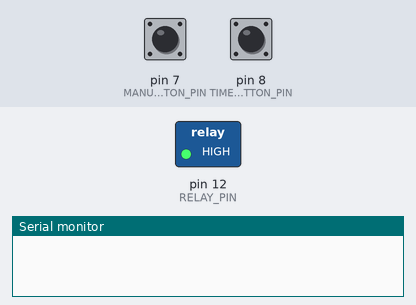
Simulated run of this sketch. Board: Arduino Uno, built with avr-gcc and run on an emulated ATmega328P. Parts: switched loads named in the sketch (green lamp = pin HIGH), the last lines printed to the serial monitor. Inputs (shaded band) come from the test bench; at power-on: pin 7 (MANUAL_BUTTON_PIN) LOW, pin 8 (TIMER_BUTTON_PIN) LOW.

Above: at 1.2 s.
1.3 s: pin 7 (MANUAL_BUTTON_PIN) pulled HIGH for 0.15 s
At 2.5 s:
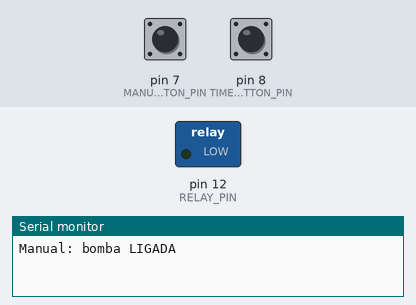
2.9 s: pin 7 (MANUAL_BUTTON_PIN) pulled HIGH for 1 s
At 3.9 s:
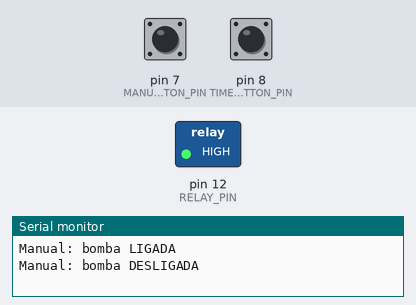
5.4 s: pin 8 (TIMER_BUTTON_PIN) pulled HIGH for 0.15 s
At 5.8 s:
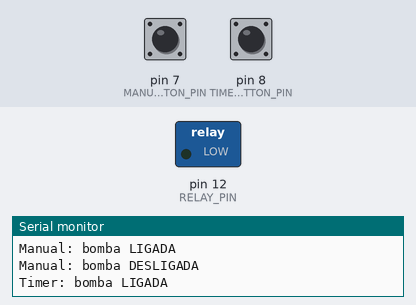
7.0 s: pin 8 (TIMER_BUTTON_PIN) pulled HIGH for 1 s
At 8.2 s:
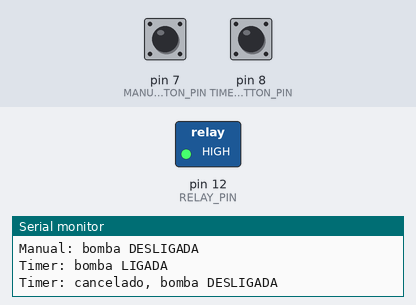
9.5 s: pin 8 (TIMER_BUTTON_PIN) pulled HIGH for 3.2 s
At 10.2 s:
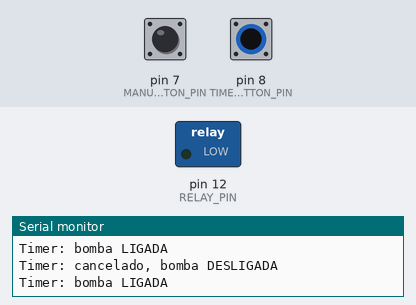
Timing chart, 0 to 12.5 s (numbered marks = the images above; inputs shaded):
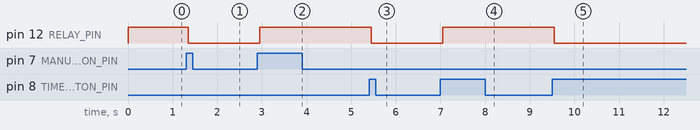

The sketch:

PumpTimer.ino
```cpp
// Timer para bomba d'água com modo manual
// Botão TIMER : inicia o timer; apertar de novo durante a contagem cancela.
// Botão MANUAL: liga a bomba até ser apertado de novo.
// Enquanto o modo manual estiver ativo, o botão do timer é ignorado.
// Os botões enviam HIGH quando pressionados (precisam de pull-down).

#define TIMER_BUTTON_PIN  8
#define MANUAL_BUTTON_PIN 7
#define RELAY_PIN         12

// Módulos relé comuns são ativos em nível baixo (LOW = liga).
// Se o seu for ativo em alto, mude para false.
const bool RELAY_ACTIVE_LOW = true;

const unsigned long PUMP_DURATION_MS = 30UL * 60UL * 1000UL; // 30 minutos
const unsigned long DEBOUNCE_MS = 50;

// Modos: 0 = desligado, 1 = timer, 2 = manual
#define MODE_OFF    0
#define MODE_TIMER  1
#define MODE_MANUAL 2

int mode = MODE_OFF;
unsigned long timerStartMs = 0;

// Botões: índice 0 = timer, índice 1 = manual
const int NUM_BUTTONS = 2;
const int BTN_TIMER = 0;
const int BTN_MANUAL = 1;

const int buttonPins[NUM_BUTTONS] = {TIMER_BUTTON_PIN, MANUAL_BUTTON_PIN};
bool lastReading[NUM_BUTTONS] = {LOW, LOW};
bool stableState[NUM_BUTTONS] = {LOW, LOW};
unsigned long lastChangeMs[NUM_BUTTONS] = {0, 0};

// Retorna true uma única vez a cada aperto
bool wasPressed(int i) {
  unsigned long now = millis();
  bool reading = digitalRead(buttonPins[i]);

  if (reading != lastReading[i]) {
    lastChangeMs[i] = now;
    lastReading[i] = reading;
  }

  if ((now - lastChangeMs[i]) > DEBOUNCE_MS && reading != stableState[i]) {
    stableState[i] = reading;
    if (stableState[i] == HIGH) return true;
  }
  return false;
}

void setRelay(bool on) {
  digitalWrite(RELAY_PIN, (on == RELAY_ACTIVE_LOW) ? LOW : HIGH);
}

void setMode(int newMode, const char *msg) {
  mode = newMode;
  setRelay(mode != MODE_OFF);
  if (mode == MODE_TIMER) timerStartMs = millis();
  Serial.println(msg);
}

void setup() {
  Serial.begin(115200);

  // Nível de desligado definido ANTES de configurar a saída
  digitalWrite(RELAY_PIN, RELAY_ACTIVE_LOW ? HIGH : LOW);
  pinMode(RELAY_PIN, OUTPUT);
  setRelay(false);

  // Pull-down externo (resistor de ~10k entre o pino e o GND)
  pinMode(TIMER_BUTTON_PIN, INPUT);
  pinMode(MANUAL_BUTTON_PIN, INPUT);
}

void loop() {
  bool timerPressed  = wasPressed(BTN_TIMER);
  bool manualPressed = wasPressed(BTN_MANUAL);

  // --- Botão manual ---
  if (manualPressed) {
    if (mode == MODE_MANUAL) {
      setMode(MODE_OFF, "Manual: bomba DESLIGADA");
    } else {
      setMode(MODE_MANUAL, "Manual: bomba LIGADA");
    }
  }
  // --- Botão do timer (ignorado no modo manual) ---
  else if (timerPressed && mode != MODE_MANUAL) {
    if (mode == MODE_TIMER) {
      setMode(MODE_OFF, "Timer: cancelado, bomba DESLIGADA");
    } else {
      setMode(MODE_TIMER, "Timer: bomba LIGADA");
    }
  }

  // --- Fim da contagem do timer ---
  if (mode == MODE_TIMER && (millis() - timerStartMs >= PUMP_DURATION_MS)) {
    setMode(MODE_OFF, "Timer: tempo esgotado, bomba DESLIGADA");
  }
}
```

Measured:
- after the input at 1.3 s, pin 12 (RELAY_PIN): HIGH → LOW after 0.05 s
- after the input at 2.9 s, pin 12 (RELAY_PIN): LOW → HIGH after 0.05 s
- after the input at 5.4 s, pin 12 (RELAY_PIN): HIGH → LOW after 0.05 s
- after the input at 7.0 s, pin 12 (RELAY_PIN): LOW → HIGH after 0.05 s
- after the input at 9.5 s, pin 12 (RELAY_PIN): HIGH → LOW after 0.05 s
